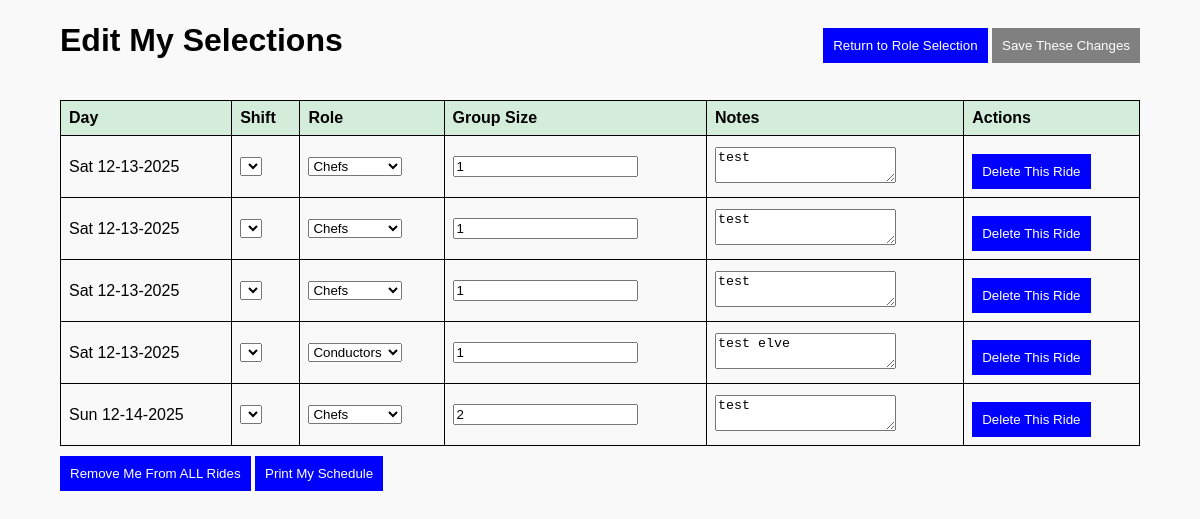
/edit_role_selections.php (signed in), run on the app's committed database.
### tables this page shows
CREATE TABLE volunteer_signups (
            id INTEGER PRIMARY KEY AUTOINCREMENT,
            volunteer_id INTEGER NOT NULL,
            slot_id INTEGER NOT NULL,
            num_people INTEGER NOT NULL DEFAULT 1,
            notes TEXT,
            created_at TEXT DEFAULT CURRENT_TIMESTAMP,
            FOREIGN KEY (volunteer_id) REFERENCES volunteers (id),
            FOREIGN KEY (slot_id) REFERENCES volunteer_slots (id)
        );

CREATE TABLE rides (
    id INTEGER PRIMARY KEY AUTOINCREMENT,
    day TEXT NOT NULL,
    time TEXT NOT NULL
);

CREATE TABLE volunteer_roles (
    id INTEGER PRIMARY KEY AUTOINCREMENT,
    role_name TEXT NOT NULL
);

### get_valid_shifts.php (called while the page is built, shortened)
<?php
require 'db_connection.php';
function getValidShifts($rideId, $roleId, $groupSize) {
    global $db;
    $stmt = $db->prepare("
        SELECT sac.shift_id, r.day, r.time AS ride_time,
               STRFTIME('%I:%M %p', r.time) AS shift_start,
               STRFTIME('%I:%M %p', DATETIME(r.time, '+90 minutes')) AS shift_end,
               sac.remaining_spots,
               CASE
                   WHEN sac.remaining_spots < :groupSize THEN 1
                   ELSE 0
               END AS is_conditional
        FROM shift_availability_cache sac
        JOIN volunteer_slots vs ON sac.shift_id = vs.id
        JOIN rides r ON vs.ride_id = r.id
        WHERE vs.role_id = :roleId
        ORDER BY r.day, r.time
    ");
    $stmt->bindValue(':rideId', $rideId, SQLITE3_INTEGER);
    $stmt->bindValue(':roleId', $roleId, SQLITE3_INTEGER);
    $stmt->bindValue(':groupSize', $groupSize, SQLITE3_INTEGER);
    $result = $stmt->execute();
    $validShifts = [];
    while ($shift = $result->fetchArray(SQLITE3_ASSOC)) {
        $dayAbbr = date('D', strtotime($shift['day']));
        $shift['display_text'] = sprintf(
            "%s - %s - %s",
            $dayAbbr,
            $shift['shift_start'],
            $shift['shift_end']
        );
        if ($shift['remaining_spots'] > 0 || $shift['is_conditional']) {
            $validShifts[] = $shift;
        }
    }
    return $validShifts;
}
?>

### edit_role_selections.php (the view, shortened to what this page needs)
<?php
require 'get_valid_shifts.php';
require 'db_connection.php';
$volunteerId = intval($_SESSION['volunteer_id']);
try {
    $rideStmt = $db->prepare("SELECT id, day, time FROM rides ORDER BY day ASC, STRFTIME('%H:%M', time) ASC");
    $rideResult = $rideStmt->execute();
    $rideShifts = [];
    $lastDay = null;
    while ($ride = $rideResult->fetchArray(SQLITE3_ASSOC)) {
        $rideStart = strtotime($ride['time']);
        $isFirstRide = $lastDay !== $ride['day'];
        if ($isFirstRide) {
            $shiftStart = $rideStart - 1800;
            $shiftEnd = $shiftStart + 6300;
        } else {
            $shiftStart = $rideStart - 900;
            $shiftEnd = $shiftStart + 5400;
        }
        $rideShifts[$ride['id']] = [
            'day_abbr' => DateTime::createFromFormat('Y-m-d', $ride['day'])->format('D'),
            'shift_start' => date('h:i A', $shiftStart),
            'shift_end' => date('h:i A', $shiftEnd),
        ];
        $lastDay = $ride['day'];
    }
} catch (Exception $e) {
    echo "Error: " . $e->getMessage() . "<br>";
    exit;
}
    $stmt = $db->prepare("
    SELECT r.id AS ride_id, r.day, r.time, vr.role_name, vs.num_people, vs.notes, vs.id AS signup_id, vslot.id AS slot_id, vslot.role_id
    FROM volunteer_signups vs
    JOIN volunteer_slots vslot ON vs.slot_id = vslot.id
    JOIN rides r ON vslot.ride_id = r.id
    JOIN volunteer_roles vr ON vslot.role_id = vr.id
    WHERE vs.volunteer_id = :volunteerId
    ORDER BY r.day ASC, STRFTIME('%H:%M', r.time) ASC
");
$stmt->bindValue(':volunteerId', $volunteerId, SQLITE3_INTEGER);
$result = $stmt->execute();
$rides = [];
while ($row = $result->fetchArray(SQLITE3_ASSOC)) {
    $rideId = $row['ride_id'] ?? null;
    if (isset($rideShifts[$rideId])) {
        $row['day_abbr'] = $rideShifts[$rideId]['day_abbr'];
        $row['shift_start'] = $rideShifts[$rideId]['shift_start'];
        $row['shift_end'] = $rideShifts[$rideId]['shift_end'];
        $row['shift'] = $row['shift_start'] . ' to ' . $rideShifts[$rideId]['shift_end'];
    } else {
        $row['day_abbr'] = 'N/A';
        $row['shift_start'] = 'N/A';
        $row['shift_end'] = 'N/A';
        $row['shift'] = 'N/A';
    }
    $groupSize = $row['num_people'] ?? 0;
    $roleId = $row['role_id'] ?? 0;
    $row['shift_options'] = getValidShifts($rideId, $roleId, $groupSize) ?? [];
    $rides[] = $row;
}
?>
<!DOCTYPE html>
<html lang="en">
<head>
</head>
<body>
    <div class="container">
        <div class="header-row">
            <div class="left">
                <h1>Edit My Selections</h1>
            </div>
            <div class="right">
                <button onclick="window.location.href='role_selection.php'">Return to Role Selection</button>
                <button id="save-button" onclick="saveChanges()" disabled>Save These Changes</button>
            </div>
        </div>
        <table>
            <thead>
                <tr>
                    <th>Day</th>
                    <th>Shift</th>
                    <th>Role</th>
                    <th>Group Size</th>
                    <th>Notes</th>
                    <th>Actions</th>
                </tr>
            </thead>
            <tbody>
                <?php foreach ($rides as $ride): ?>
<tr>
<td>
    <?= htmlspecialchars("{$ride['day_abbr']} " . date('m-d-Y', strtotime($ride['day']))) ?>
</td>
<td>
    <select name="shift_id" onchange="enableSaveButton()">
    </select>
</td>
                        <td>
                            <select onchange="enableSaveButton()">
                                <option value="<?= htmlspecialchars($ride['role_id']) ?>" selected>
                                    <?= htmlspecialchars($ride['role_name']) ?>
                                </option>
                            </select>
                        </td>
                        <td>
                            <input type="number" value="<?= htmlspecialchars($ride['num_people']) ?>" onchange="enableSaveButton()">
                        </td>
                        <td>
                            <textarea><?= htmlspecialchars($ride['notes']) ?></textarea>
                        </td>
                        <td>
                            <button onclick="deleteSignup(<?= $ride['signup_id'] ?>)">Delete This Ride</button>
                        </td>
                    </tr>
                <?php endforeach; ?>
            </tbody>
        </table>
        <button onclick="removeAll()">Remove Me From ALL Rides</button>
        <button onclick="printSchedule()">Print My Schedule</button>
    </div>
</body>
</html>

### edit_role_selections.php (style rules this page uses)
body { font-family: Arial, sans-serif; background-color: #f9f9f9; margin: 0; padding: 0; }
.container { width: 90%; margin: auto; }
table { width: 100%; border-collapse: collapse; margin-top: 20px; }
th, td { border: 1px solid black; padding: 8px; text-align: left; }
th { background-color: #d4edda; }
.header-row { display: flex; justify-content: space-between; align-items: center; height: 80px; }
.header-row .left { flex: 1; text-align: left; }
.header-row .right { flex: 1; text-align: right; }
button { background-color: blue; color: white; border: none; padding: 10px; cursor: pointer; margin-top: 10px; }
button:disabled { background-color: gray; }

### data on the page
volunteer_signups: rides.day "Sat 12-13-2025", role_name "Chefs", num_people "1", notes "test"
volunteer_signups: rides.day "Sat 12-13-2025", role_name "Chefs", num_people "1", notes "test"
volunteer_signups: rides.day "Sat 12-13-2025", role_name "Chefs", num_people "1", notes "test"
volunteer_signups: rides.day "Sat 12-13-2025", role_name "Conductors", num_people "1", notes "test elve"
volunteer_signups: rides.day "Sun 12-14-2025", role_name "Chefs", num_people "2", notes "test"
